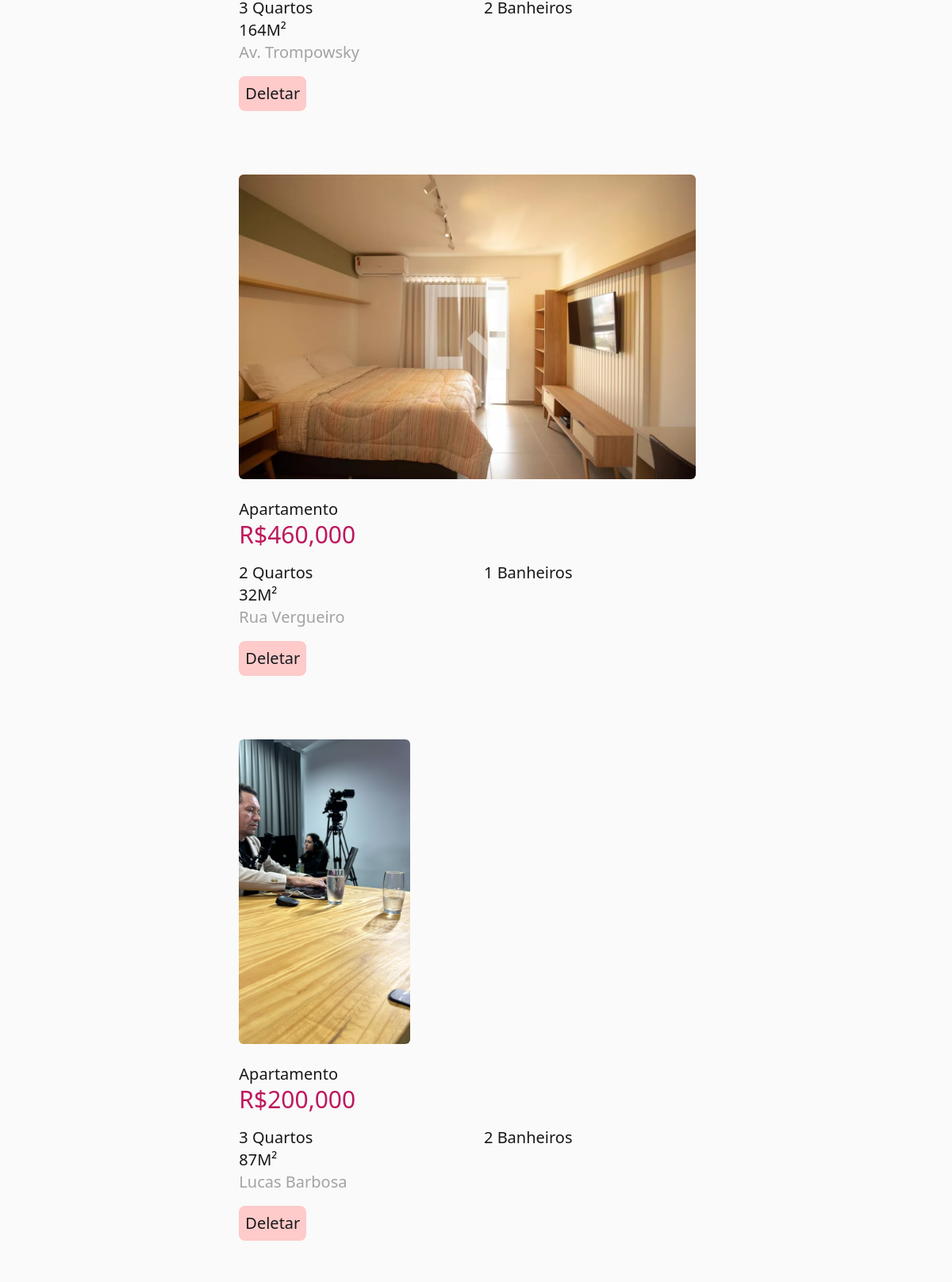
The page / on the database its author committed.
### app.py (models this page shows, shortened)
class Estate(db.Model):
    ownerId = db.Column(db.Integer)
    id = db.Column(db.Integer, primary_key=True)
    address = db.Column(db.String(100), nullable=False)
    price = db.Column(db.Integer, nullable=False)
    bedrooms = db.Column(db.Integer, nullable=False)
    bathrooms = db.Column(db.Integer, nullable=False)
    area = db.Column(db.Integer, nullable=False)
    type = db.Column(db.String(100), nullable=False)
    img_url = db.Column(db.String(100), nullable=True)

### app.py (the view)
@app.route("/", methods=["GET"])
def index():
    estates = Estate.query.all()
    totalValor = 0
    countImoveis = 0
    for estate in estates:
        if type(estate.price) == str:
            estate.price = int(estate.price.replace(".", "").replace(",", ""))
        totalValor += estate.price
        countImoveis += 1
    for estate in estates:
        estate.price = "{:,}".format(estate.price)
    totalValor = "{:,}".format(totalValor)
    return render_template(
        "index.html", estates=estates, total=totalValor, nImoveis=countImoveis
    )

### templates/index.html (shortened to what this page needs)
{% extends 'base.html'%}
{% block body %}
<div class="flex flex-col items-center">
  <div class="w-11/12 m-6 text-lg">
    <div id="content" class="flex flex-col items-center">
      {% for estate in estates %}
      <div class="w-full md:max-w-2xl lg:max-w-4xl xl:max-w-6xl p-6 m-4 text-xl rounded-lg bg-neutral-50 flex flex-col justify-center">
        <div class="mb-6 max-w-full md:max-w-full flex justify-center lg:justify-start items-center">
          {% if estate.img_url %}
          <img class="estate-img max-h-96 object-cover rounded-md" src="{{ url_for('static', filename='images/' + estate.img_url) }}" alt="Estate Image">
          {% else %}
          <p>No Image Available</p>
          {% endif %}
        </div>
        <div>
          <p>{{estate.type}}</p>
          <h2 class="mb-3 text-3xl text- text-pink-700">R${{ estate.price }}</h2>
        <div class="mt-4 columns-2  md:justify-between">
          <p>{{estate.bedrooms}} Quartos</p>
          <p>{{estate.area}}M²</p>
          <p>{{estate.bathrooms}} Banheiros</p>
        </div>
        <p class="text-neutral-400">{{estate.address}}</p>
        </div>
        <div>
          <form action="/delete/{{ estate.id }}" method="post">
            <button class="p-2 mt-4 bg-red-200 rounded-lg" type="submit">
              Deletar
            </button>
          </form>
        </div>
      </div>
      {% endfor %}
    </div>
  </div>
</div>
{% endblock %}

### templates/base.html (shortened to what this page needs)
<!DOCTYPE html>
<html lang="en" class="h-full">
  <head>
    <link rel="stylesheet" href="/static/dist/css/output.css" />
  </head>
  <body class="w-full h-full bg-neutral-50 text-zinc-900 flex items-center justify-center">
    {% block body %}{%endblock%}
  </body>
</html>

### rows shown on the page
Estate: area "164", address "Av. Trompowsky"
Estate: img_url (picture), type "Apartamento", price "460,000", bedrooms "2", area "32", bathrooms "1", address "Rua Vergueiro"
Estate: img_url (picture), type "Apartamento", price "200,000", bedrooms "3", area "87", bathrooms "2", address "Lucas Barbosa"
